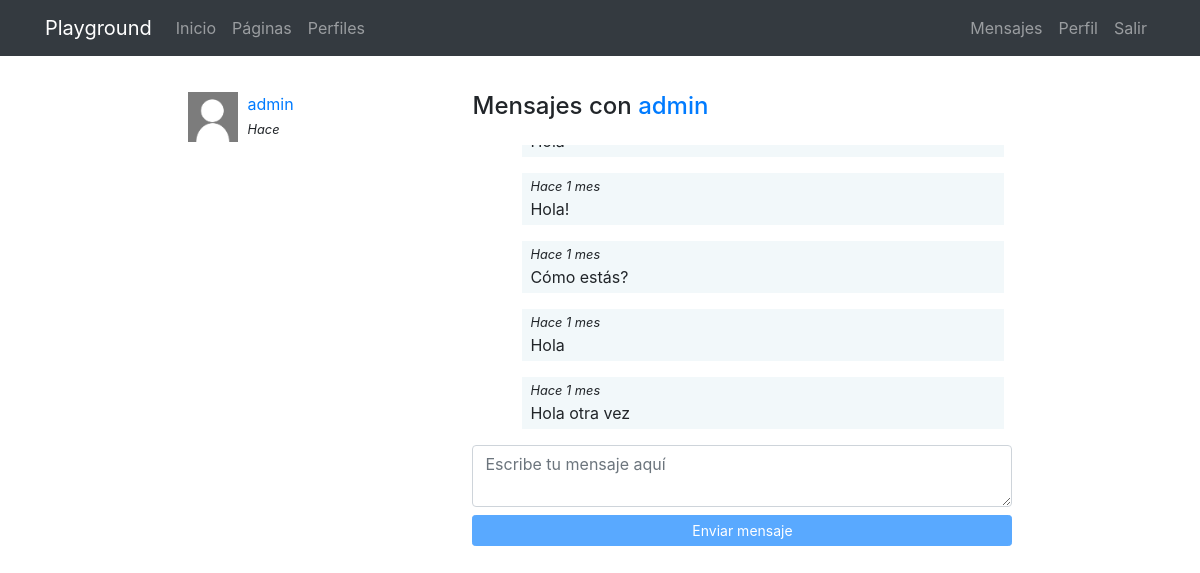
Before: /messenger/thread/1/ (signed in) with the older database file.
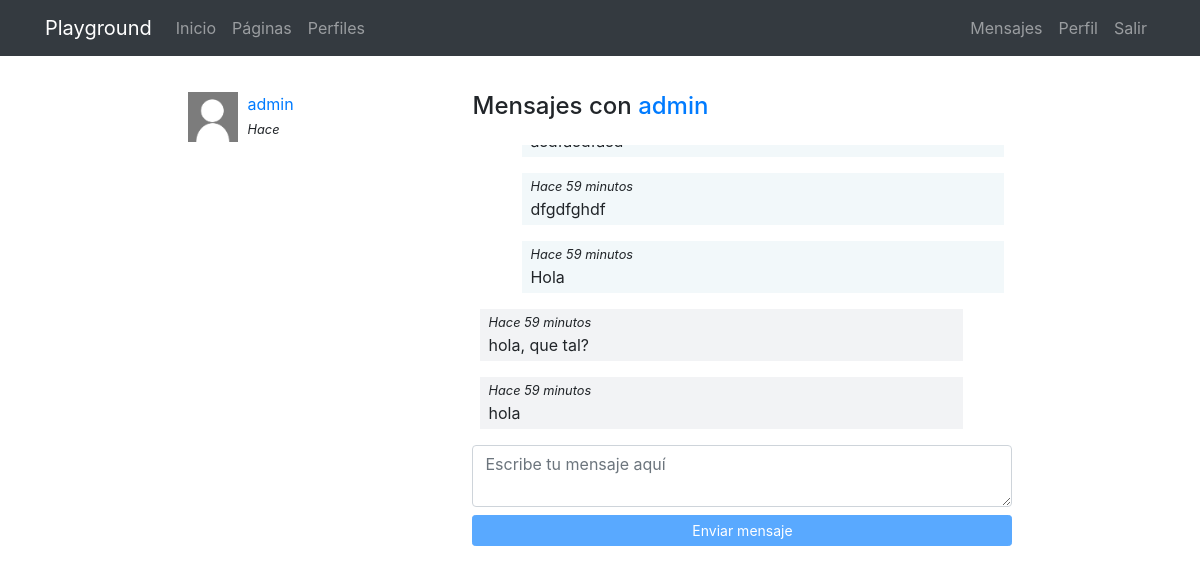
After: the same page with the newer database file.
### messenger/models.py (models this page shows)
class Message(models.Model):
    user = models.ForeignKey(User, on_delete=models.CASCADE)
    content = models.TextField()
    created = models.DateTimeField(auto_now_add=True)
    class Meta:
        ordering = ['created']

class Thread(models.Model):
    users = models.ManyToManyField(User, related_name='threads')
    messages = models.ManyToManyField(Message)
    updated = models.DateTimeField(auto_now=True)
    objects = ThreadManager()
    class Meta:
        ordering = ['-updated']

### messenger/views.py (the view)
# urls.py: path('thread/<int:pk>/', ThreadDetail.as_view(), name="detail"),
@method_decorator(login_required, name="dispatch")
class ThreadDetail(DetailView):
    model = Thread
    def get_object(self):
        obj = super(ThreadDetail, self).get_object()
        if self.request.user not in obj.users.all():
            raise Http404()
        return obj

### messenger/templates/messenger/thread_detail.html (shortened to what this page needs)
{% extends 'core/base.html' %}
{% load static %}
{% block content %}
<main role="main">
  <div class="container">
    <div class="row mt-3">
      <div class="col-md-9 mx-auto mb-5">
        <div class="row">
          <div class="col-md-4">
            {% for thread in request.user.threads.all %}
              {% if thread.messages.all|length > 0 %}
                <div class="mb-3">
                  {% for user in thread.users.all %}
                    {% if user != request.user %}
                      {% if user.profile.avatar %}
                        <img src="{{user.profile.avatar.url}}" class="avatar">
                      {% else %}
                        <img src="{% static 'registration/img/no-avatar.jpg' %}" class="avatar">
                      {% endif %}
                      <div>
                        <a href="{% url 'messenger:detail' thread.pk %}">{{user}}</a><br>
                        <small><i>Hace {{ message.created | timesince }}</i></small>
                      </div>
                    {% endif %}
                  {% endfor %}
                </div>
              {% endif %}
            {% endfor %}
          </div>
          <div class="col-md-8">
            {% for user in thread.users.all %}
              {% if user != request.user %}
                <h4 class="mb-4">Mensajes con <a href="{% url 'profiles:detail' user %} ">{{user}}</a></h4>
              {% endif %}
            {% endfor %}
            <div class="thread" id="thread">
              {% for message in object.messages.all %}
                <div {% if request.user == message.user %}class="mine mb-3"{% else %}class="other mb-3"{% endif %}>
                  <small><i>Hace {{thread.messages.last.created|timesince}}</i></small><br>
                  {{message.content}}
                </div>
              {% endfor %}
            </div>
            <textarea id="content" class="form-control mb-2" rows="2" placeholder="Escribe tu mensaje aquí"></textarea>
            <button id="send" class="btn btn-primary btn-sm btn-block" disabled>Enviar mensaje</button>
          </div>
        </div>
    </div>
  </div>
</main>
{% endblock %}

Changed rows visible on the page:
no longer on this page (row unchanged): Message: {{ thread.messages.last.created|timesince }} "1 mes", content "Hola!"
no longer on this page (row unchanged): Message: {{ thread.messages.last.created|timesince }} "1 mes", content "Cómo estás?"
no longer on this page (row unchanged): Message: {{ thread.messages.last.created|timesince }} "1 mes", content "Hola"
no longer on this page (row unchanged): Message: {{ thread.messages.last.created|timesince }} "1 mes", content "Hola otra vez"
added Message: {{ thread.messages.last.created|timesince }} "59 minutos", content "dfgdfghdf"
added Message: {{ thread.messages.last.created|timesince }} "59 minutos", content "Hola"
added Message: {{ thread.messages.last.created|timesince }} "59 minutos", content "hola, que tal?"
added Message: {{ thread.messages.last.created|timesince }} "59 minutos", content "hola"
